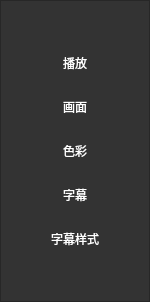
    <widget class="QFrame" name="items">
     <property name="minimumSize">
      <size>
       <width>150</width>
       <height>0</height>
      </size>
     </property>
     <property name="maximumSize">
      <size>
       <width>150</width>
       <height>16777215</height>
      </size>
     </property>
     <property name="styleSheet">
      <string notr="true">background-color: rgb(51, 51, 51);</string>
     </property>
     <property name="frameShape">
      <enum>QFrame::StyledPanel</enum>
     </property>
     <property name="frameShadow">
      <enum>QFrame::Raised</enum>
     </property>
     <layout class="QVBoxLayout" name="verticalLayout_2">
      <property name="spacing">
       <number>0</number>
      </property>
      <property name="leftMargin">
       <number>0</number>
      </property>
      <property name="topMargin">
       <number>0</number>
      </property>
      <property name="rightMargin">
       <number>0</number>
      </property>
      <property name="bottomMargin">
       <number>0</number>
      </property>
      <item>
       <widget class="QPushButton" name="pushButton_13">
        <property name="minimumSize">
         <size>
          <width>0</width>
          <height>40</height>
         </size>
        </property>
        <property name="styleSheet">
         <string notr="true">QPushButton {
    border: none;
    background: transparent;
}</string>
        </property>
        <property name="text">
         <string/>
        </property>
       </widget>
      </item>
      <item>
       <widget class="QPushButton" name="pushButton_4">
        <property name="minimumSize">
         <size>
          <width>0</width>
          <height>40</height>
         </size>
        </property>
        <property name="styleSheet">
         <string notr="true">QPushButton {
    border: none;
    background: transparent;
	padding: 13px 10px 13px 10px;
    color: rgb(255, 255, 255);
	font: 14pt &quot;Microsoft YaHei UI&quot;;
}

QPushButton::hover {
	background-color:rgb(53, 134, 255) ;
}
QPushButton::checked
{
	background-color: #3586ff;
}</string>
        </property>
        <property name="text">
         <string>播放</string>
        </property>
        <property name="checkable">
         <bool>true</bool>
        </property>
       </widget>
      </item>
      <item>
       <widget class="QPushButton" name="pushButton_3">
        <property name="minimumSize">
         <size>
          <width>0</width>
          <height>40</height>
         </size>
        </property>
        <property name="styleSheet">
         <string notr="true">QPushButton {
    border: none;
    background: transparent;
	padding: 13px 10px 13px 10px;
    color: rgb(255, 255, 255);
	font: 14pt &quot;Microsoft YaHei UI&quot;;
}

QPushButton::hover {
	background-color:rgb(53, 134, 255) ;
}
QPushButton::checked
{
	background-color: #3586ff;
}</string>
        </property>
        <property name="text">
         <string>画面</string>
        </property>
        <property name="checkable">
         <bool>true</bool>
        </property>
       </widget>
      </item>
      <item>
       <widget class="QPushButton" name="pushButton_5">
        <property name="minimumSize">
         <size>
          <width>0</width>
          <height>40</height>
         </size>
        </property>
        <property name="styleSheet">
         <string notr="true">QPushButton {
    border: none;
    background: transparent;
	padding: 13px 10px 13px 10px;
    color: rgb(255, 255, 255);
	font: 14pt &quot;Microsoft YaHei UI&quot;;
}

QPushButton::hover {
	background-color:rgb(53, 134, 255) ;
}
QPushButton::checked
{
	background-color: #3586ff;
}</string>
        </property>
        <property name="text">
         <string>色彩</string>
        </property>
        <property name="checkable">
         <bool>true</bool>
        </property>
       </widget>
      </item>
      <item>
       <widget class="QPushButton" name="pushButton_6">
        <property name="minimumSize">
         <size>
          <width>0</width>
          <height>40</height>
         </size>
        </property>
        <property name="styleSheet">
         <string notr="true">QPushButton {
    border: none;
    background: transparent;
	padding: 13px 10px 13px 10px;
    color: rgb(255, 255, 255);
	font: 14pt &quot;Microsoft YaHei UI&quot;;
}

QPushButton::hover {
	background-color:rgb(53, 134, 255) ;
}
QPushButton::checked
{
	background-color: #3586ff;
}</string>
        </property>
        <property name="text">
         <string>字幕</string>
        </property>
        <property name="checkable">
         <bool>true</bool>
        </property>
       </widget>
      </item>
      <item>
       <widget class="QPushButton" name="pushButton_2">
        <property name="minimumSize">
         <size>
          <width>0</width>
          <height>40</height>
         </size>
        </property>
        <property name="styleSheet">
         <string notr="true">QPushButton {
    border: none;
    background: transparent;
	padding: 13px 10px 13px 10px;
    color: rgb(255, 255, 255);
	font: 14pt &quot;Microsoft YaHei UI&quot;;
}

QPushButton::hover {
	background-color:rgb(53, 134, 255) ;
}
QPushButton::checked
{
	background-color: #3586ff;
}</string>
        </property>
        <property name="text">
         <string>字幕样式</string>
        </property>
        <property name="checkable">
         <bool>true</bool>
        </property>
       </widget>
      </item>
      <item>
       <spacer name="verticalSpacer_4">
        <property name="orientation">
         <enum>Qt::Vertical</enum>
        </property>
        <property name="sizeHint" stdset="0">
         <size>
          <width>20</width>
          <height>40</height>
         </size>
        </property>
       </spacer>
      </item>
     </layout>
    </widget>
